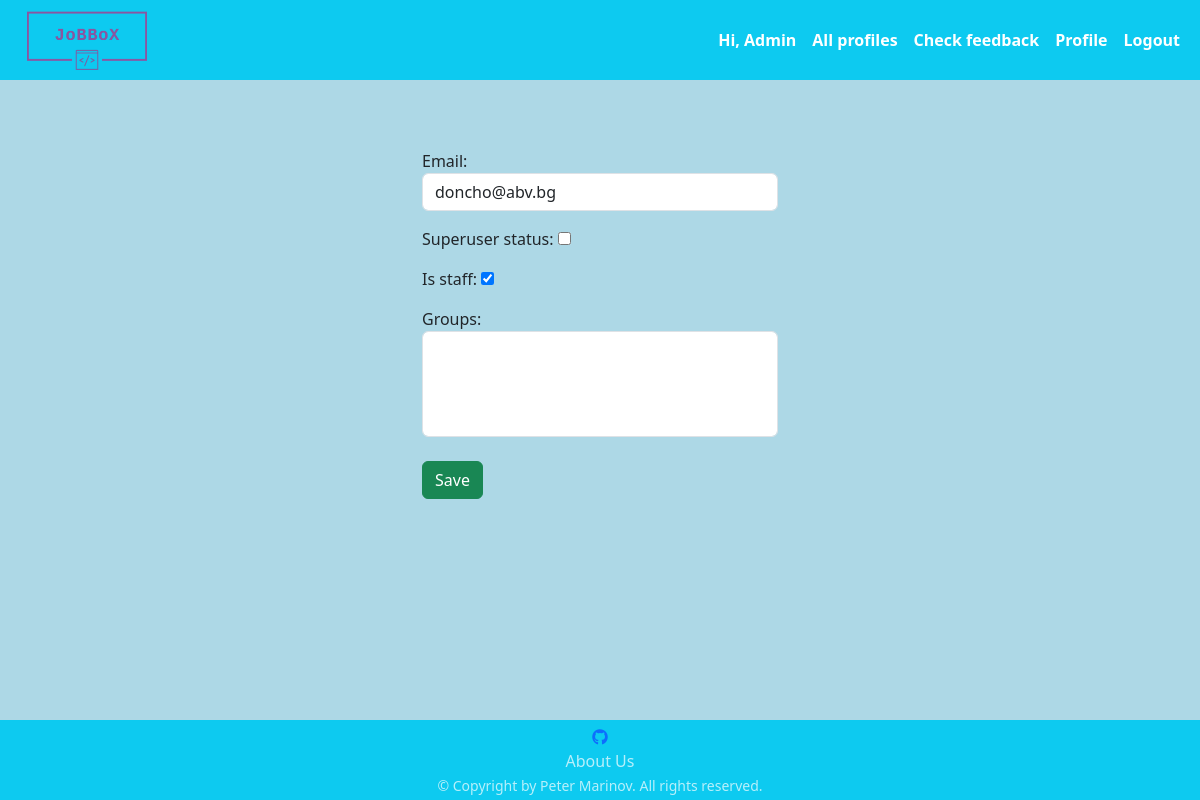
/user/5/change (signed in), run on an earlier commit of the app's database.
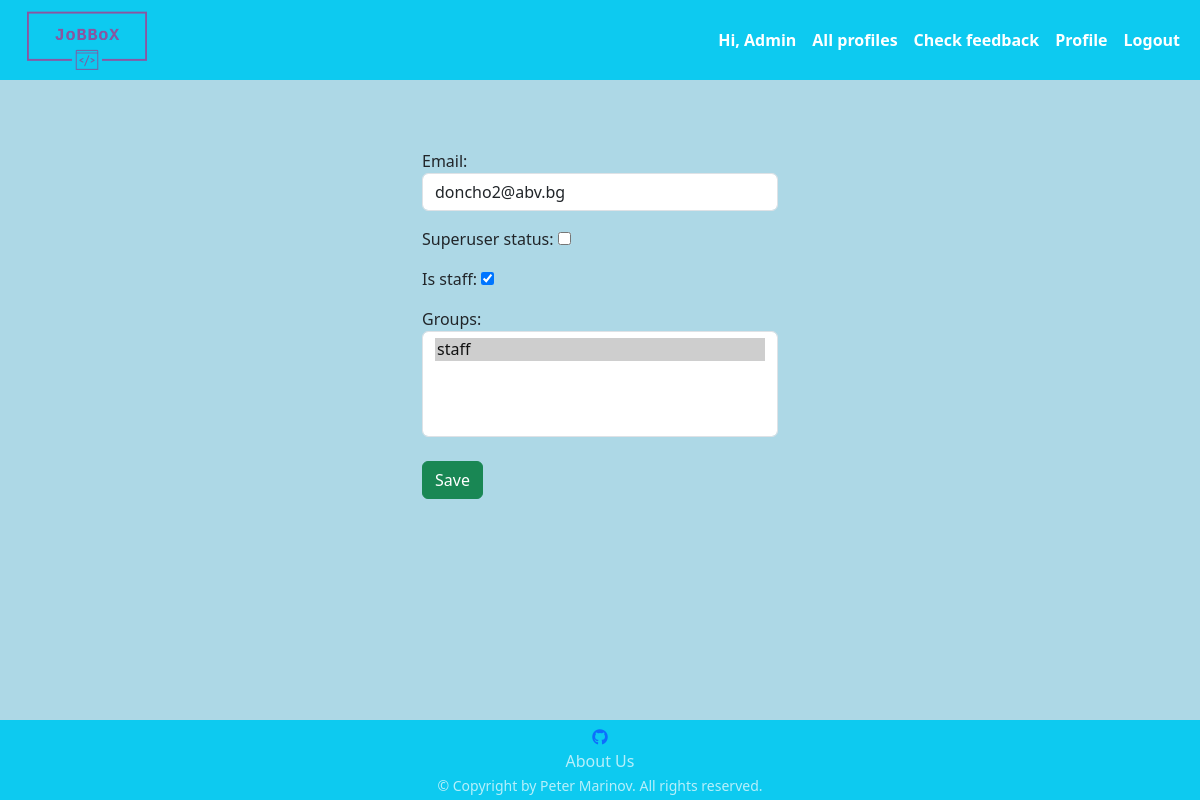
And on a later commit of the database.
### jobbox/app_auth/models.py (models this page shows)
class AppUser(auth_models.AbstractBaseUser, auth_models.PermissionsMixin):
    USERNAME_FIELD = 'email'
    objects = AppUserManager()
    email = models.EmailField(
        null=False,
        blank=False,
        unique=True,
    )
    is_staff = models.BooleanField(
        default=False,
    )

### jobbox/app_auth/views.py (the view)
# urls.py: path('<int:pk>/change', ChangeEmailAndRightsAdministrator.as_view(), name='change_user_administrator'),
class ChangeEmailAndRightsAdministrator(auth_mixins.LoginRequiredMixin, AdminMixin, views.UpdateView):
    template_name = 'app_auth/change_email_and_rights_administration.html'
    model = UserModel
    form_class = AdminChangeEmailForm
    success_url = reverse_lazy('all_profiles')

### jobbox/app_auth/forms.py
class AdminChangeEmailForm(forms.ModelForm):
    class Meta:
        model = UserModel
        fields = ['email', 'is_superuser', 'is_staff', 'groups']
        widgets = {
            'email': forms.TextInput(attrs={'class': 'form-control'}),
            'groups': forms.SelectMultiple(attrs={'class': 'form-control'}),
        }
        help_texts = {
            'email': '',
            'is_superuser': '',
            'is_staff': '',
            'groups': '',
        }

### jobbox/app_auth/views.py (called while the page is built)
    def dispatch(self, request, *args, **kwargs):
        if not request.user.is_superuser:
            raise PermissionDenied()
        return super().dispatch(request, *args, **kwargs)

### middawares/middawares.py (called while the page is built)
def set_profile_middleware(get_response):
    def middleware(request, *args, **kwargs):
        if request.user.is_authenticated:
            request.current_user = request.user
        else:
            request.current_user = None
        return get_response(request, *args, **kwargs)
    return middleware

### templates/app_auth/change_email_and_rights_administration.html (shortened to what this page needs)
{% extends 'base.html' %}
{% block content %}
    <div class="col-sm-4">
        <form action="{% url 'change_user_administrator' pk=object.pk %}" method="POST">
        <div class="form-group">
            {{ form.as_p }}
            <button class="btn btn-success mt-2">Save</button>
        </div>
        </form>
    </div>
{% endblock %}

What changed in the data, as far as the page shows it:
changed AppUser: email "doncho@abv.bg" → "doncho2@abv.bg"
Also different on the page:
form field groups: (not shown) → "staff ☑"
